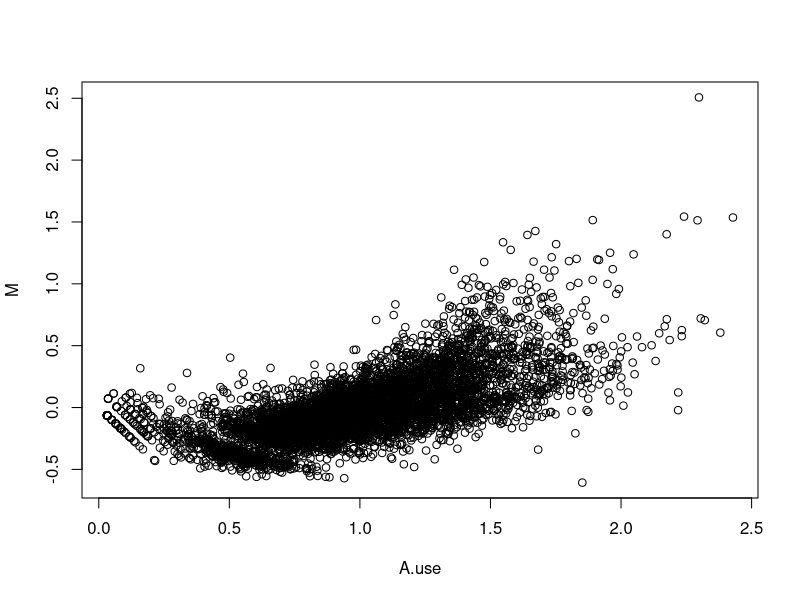
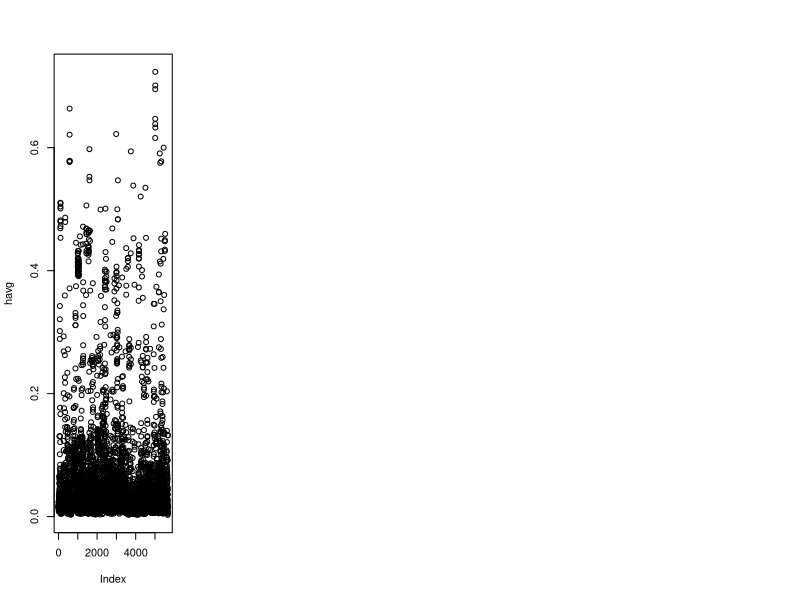

These charts were generated, in order, by the following R code: (Note: this script raises an error after producing the figures.)
##Starting of the coding
data=read.csv("NRAP_JGI_Species.dat")
###Data Preparation
####For Order
h.order=as.factor(data$Order)
Orders=levels(h.order)
head(Orders)
L=length(Orders)
mem1 = NULL
nameList1=NULL 
nameArr1=NULL 
for (k in 1:L){
	   id = Orders[k]
       mem1[[k]]=which(data$Order==id)
nameList1[[k]]=id
   nameArr1[[k]]=paste("order:",id)  
}


###For Family
h.family=as.factor(data$Family)
Families=levels(h.family)
head(Families)
M=length(Families)
mem2 = NULL
nameList2=NULL 
nameArr2=NULL 
for (d in 1:M){   
	   id1 = Families[d]
       mem2[[d]]=which(data$Family==id1)
nameList2[[d]]=id1
   nameArr2[[d]]=paste("family:", id1) 
          
     }


##Merging Two mem and Name List
nameList=NULL
mem=NULL
for(i in 1:length(mem1)){
mem[[i]]=mem1[[i]]
nameList[[i]]=nameList1[[i]]
for (j in 1:length(mem2)){
mem[[i+j]]=mem2[[j]]
nameList[[i+j]]=nameList2[[j]]}
}
print(nameList)
##Preparing xx data matrix
xx=data[,8:11]
#Normalization
xx$SAE3_00=log(xx[,1]+1)/mean(log(xx[,1]+1))
xx$SAE3_05=log(xx[,2]+1)/mean(log(xx[,2]+1))
xx$SAE3_23=log(xx[,3]+1)/mean(log(xx[,3]+1))
xx$SAE3_37=log(xx[,4]+1)/mean(log(xx[,4]+1))
head(xx)


#####Function
loglkhMVR <- function(b, nu){    # b is the parameter vector  
      m <- Nuse
	  s0s <- (b[1] + b[2]/(A.use - b[3]))^4
      out <- nu/2*sum(log(s0s*nu/2)) - m*lgamma(nu/2) - (2 + nu)*sumslog - nu/2*sum(s0s/sigmA^2)
      out
    }  

###sum(log(s0s*nu/2)) gives me INf.

bacid = rownames(data)
##Implimentation of Code to xx and mem
## start implementing "OM"
G=length(mem)
N=length(bacid)
nameArr=as.character(nameList)
n1=2
n2=2
set1 <- (1:n1)
   set2 <- (1+n1):(n1+n2) 
A.use <- rowMeans(xx)              
   in12 <- 1/n1 + 1/n2
   Nuse <- N
   ng = numeric(i+j) 
for (g in 1:G){
      ng[g] = length(mem[[g]])##Number of member in a mem.
   }

sd1 <- apply(xx[,set1],1,sd)
   sd2 <- apply(xx[,set2],1,sd)
S2x <- sd1^2  #@@@ another option here: try pooled variance estimates (Sx, jointly) ==> this will also help with n_B = 1   
	  S2y <- sd2^2       # @ @ @ @ @ @ 
 M <- rowMeans(xx[,set1]) - rowMeans(xx[,set2])  
 plot(A.use, M)  


 # initialize sample variances for each gene     
   sigmA <- rep(0.2, Nuse)
   tau <- 0.9            # st.dev. of the Delta = "jump" distribution
   
   MC <- 1000    # number of Monte Carlo runs. MC = 1000, nskip = 5  takes about 3 min to run. 
   nskip <- 5       ## >>   do not have highly correlated samples here? But need to average the results still, to get hgavg!
   burnin <- 100
   
   h <- rep(0,Nuse) 
   havg <- h                # how often the gene was in the "significant" portion
   hgavg = rep(0,G)
   pDE <- 0.1
   pDEg <- rep(0.1, G)
   alphap <- 1 
   betap <- 9         # beta prior parameters for pDE distribution
   df0.tau <- 10
   v0.tau <- 1          # inv-Xi-sq. prior for tau 
    s0sq <- 0.17^2; nu <- 3.5  	#  initial parameters for the hyper-distribution of sigmas
	b <- c(0.5, 1, 0)               # initialize MVR parameters b
	
	   jump.nu <- 0.1; jump.s0 <- 0.2    # parameters for Metropolis
	   jump.b0 <- 0.05;  jump.b1 <- 0.05; jump.b2 <- 0.05;
	acc.ctr0 <- 0; acc.ctr1 <- 0;  acc.ctr2 <- 0; acc.ctrnu <- 0;
   
   Sigmahist <- matrix(0, Nuse, MC)   # storing the MC results 
   s0hist <- rep(0,MC) 
   nuhist <- rep(0,MC) 
   pDEhist <- rep(0, MC);   pDEghist <- matrix(0,G,MC)
   tauhist <- rep(0, MC) 
   bhist <- matrix(0, length(b), MC) 
   
   prior.df <- 3;  prior.var <- 0.04   # for sigma distribution

for (mc in 1:MC){
   
     for (iskip in 1:nskip){
   
     # Gibbs step for h_k
	 
	  pDEvec <- rep(0,Nuse);   Nmem <- rep(0,Nuse) 	  
	  for (g in 1:G){
	    memg <- mem[[g]]            
	     pDEvec[memg] <- pDEvec[memg]  + pDEg[g]
		 Nmem[memg] <- Nmem[memg] + 1   		 # + one way to go about averaging
	  }	 
	  Nmem[pDEvec ==0] <- 1
	  pDEvec[pDEvec ==0] <- pDE     # all "unaffiliated" genes
	   pDEvec <- pDEvec/Nmem
	 
	  sigtau <- sqrt(sigmA^2*in12 + tau^2)
	  ph0 <- dnorm(M, 0 , sigmA*sqrt(in12))*(1-pDEvec)  + 1E-12
	  ph1 <- dnorm(M, 0 , sigtau)*pDEvec + 1E-12
	  p1post <- ph1/(ph0 + ph1)                    # a problem if both are 0
	  h <- (runif(Nuse) < p1post)
	   
	 # FCP for D_k
       Dvar <- 1/(1/in12/sigmA^2 + 1/tau^2)
       D <- h * rnorm(Nuse, M/in12/sigmA^2*Dvar, sqrt(Dvar)) 	 
	      # D = 0 if h = 0, D is the "jump size"
	   
	 # FCP for sigma 
        ssq <- S2x*(n1-1) +  S2y*(n2-1)  + (M-D)^2/in12 
		s0sq <- (b[1] + b[2]/(A.use - b[3]))^4
		sigmA <- sqrt((nu * s0sq + ssq)/rchisq(Nuse,(n1 + n2 - 1) + nu))
	   
# ** # FCP for pDE     			====>  a flaw here since not all genes are "unaffil."?
      alpha1 <- alphap + sum(h)
	  beta1 <- betap + sum(1-h)
	  pDE <- rbeta(1, alpha1, beta1)   # this is now the "baseline" pDE
	  
	 # FCP for pDEg			==========> can't improve?
	 
	 for (g in 1:G){
	    memg <- mem[[g]]         # ng[g] = length(memg)?
        if (ng[g] > 0){
		  alpha1 <- alphap + sum(h[memg])
	      beta1 <- betap + sum(1-h[memg])
	      pDEg[g] <- rbeta(1, alpha1, beta1) 
        } else {
 		 pDEg[g] <- pDE
		}
     }		 
	    
	 # FCP for tau (variance of Delta_i)
	  tau <- sqrt((sum(D^2) + v0.tau*df0.tau)/rchisq(1,sum(h) + df0.tau))
	   
	  # FCP for nu and s0sq, variance hyperparameters  

	 sumslog <- sum(log(sigmA))
	 lnb0 <- log(b[1])
     lnb1 <- log(b[2])
	 lnb2 <- log(- b[3])
	 lnnu <- log(nu)
     nu.prop  <- exp(lnnu + jump.nu*runif(1,-1,1) )
	 b0.prop  <- exp(lnb0 + jump.b0*runif(1,-1,1) )
	 b1.prop  <- exp(lnb1 + jump.b1*runif(1,-1,1) )
	 b2.prop  <-  - exp(lnb2 + jump.b2*runif(1,-1,1) )    # later, replace this 2 by a "thresh" or something 

	 
     # accept/reject for log(sigma_0^2) and log(nu)
	    b.prop <- c(b0.prop, b[2], b[3])
        acc.prob1 <- exp(min(0, loglkhMVR(b.prop,nu) - loglkhMVR(b,nu) ))
		if (runif(1) < acc.prob1){
		    b <- b.prop
			acc.ctr0 <- acc.ctr0 + 1
 	     }
	    b.prop <- c(b[1], b1.prop, b[3])
		acc.prob1 <- exp(min(0, loglkhMVR(b.prop,nu) - loglkhMVR(b,nu) ))
		if (runif(1) < acc.prob1){
		    b <- b.prop
			acc.ctr1 <- acc.ctr1 + 1
 	     }
		b.prop <- c(b[1], b[2], b2.prop)
		acc.prob1 <- exp(min(0, loglkhMVR(b.prop,nu) - loglkhMVR(b,nu) ))
		if (runif(1) < acc.prob1){
		    b <- b.prop
			acc.ctr2 <- acc.ctr2 + 1
 	     }
				
		acc.prob2 <- exp(min(0, loglkhMVR (b,nu.prop) - loglkhMVR (b,nu) ))
		if (runif(1) < acc.prob2){
		    nu <- nu.prop
			acc.ctrnu <- acc.ctrnu + 1
 	     } 
	  if (mc > burnin){	
        havg <- havg + h/((MC-burnin)*nskip) 	
        hgavg = hgavg + (pDEg > pDE)/((MC-burnin)*nskip) 		
	  }	
	 } # end skip  
	   
	 # output bloc

	 pDEhist[mc] <- pDE
	 pDEghist[,mc] <- pDEg - pDE    # recording the difference, to get a q-value 
	 tauhist[mc] <- tau
	 Sigmahist[,mc] <- sigmA
	 #s0hist[mc] <- sqrt(s0sq)
	 bhist[,mc] <- b
	 nuhist[mc] <- nu
	 
   }  # end of Gibbs
 par(mfrow=c(1,4))
  plot(havg)

   
  acc.f1 <- acc.ctr1/(MC*nskip);     acc.f2 <- acc.ctr2/(MC*nskip);
	acc.f0 <- acc.ctr0/(MC*nskip);    acc.nu <- acc.ctrnu/(MC*nskip) 
		c(acc.f0, acc.f1, acc.f2, acc.nu)

 if (0==1){		
	windows(12,7)
	par(mfrow=c(1,2))
	plot(s0hist, type="l") 
    plot(nuhist, type="l") 
	
	windows(12,7); 	par(mfrow=c(1,2))
	plot(pDEhist, type="l") 
    plot(tauhist, type="l") 
 }	
  
if (0==1){	  qval = 1 - havg
	 	#qval <- matrix(0,N,1) 
 		#qval[g.use] <- 1 - havg     #> for the filtering version: adjust them so that the filtered-out genes get q-value of 1
		#qval[!g.use] <- 1                    		
		
		logq <- -log10(qval + 1E-6)	
	
  th <- seq((min(qval)+1e-11)*1.001, max(qval)*0.999, 0.01)      
          #  use the same th as for edgeR
nth <- length(th)
SelOM <- numeric(nth); FdOM <- numeric(nth)

for (i in 1:nth){
  rej <- (qval < th[i])   # the number of "Selected" (rejected) genes
  XX <- table(rej, de.list) 
  SelOM[i] <- sum(XX[2,]) 
  FdOM[i] <- XX[2,1]
}  
}


print(proc.time() - ptm)

# -----------------------------------------------------------
# Producing plots for all the methods 
#windows(8,6); 



if (0==1){                             # turn these off for now
plot(SelOM,FdOM+0.001,log="y")
  title(paste("Run no.",irep))
  lines(SelERT,FdERT+0.001, col="blue")
  lines(SelDE2,FdDE2+0.001, col="green")

SelOM.all <- c(SelOM.all, SelOM); SelERT.all <- c(SelERT.all, SelERT);  SelDE2.all <- c(SelDE2.all, SelDE2) 
FdOM.all <- c(FdOM.all, FdOM); FdERT.all <- c(FdERT.all, FdERT);  FdDE2.all <- c(FdDE2.all, FdDE2) 
qvalOM <- c(qvalOM, qval)    

sOM <- smooth.spline(FdOM.all, SelOM.all, df=50)   
ycOM <- c(seq(0.01,1,0.01), seq(1,N,10))
xcOM <- predict(sOM, ycOM)$y

sERT <- smooth.spline(FdERT.all, SelERT.all, df=50)   
ycERT <- c(seq(0.01,1,0.01), seq(1,N,10))
xcERT <- predict(sERT, ycERT)$y

sDE2 <- smooth.spline(FdDE2.all, SelDE2.all, df=50)   
ycDE2 <- c(seq(0.01,1,0.01), seq(1,N,10))
xcDE2 <- predict(sDE2, ycDE2)$y


plot(SelOM.all,FdOM.all+0.001,log="yx",col="grey70", xlab="All positives", ylab = "False Positives")
 lines(xcOM, ycOM, lwd=2, col = "red")
 lines(xcERT, ycERT, lwd=2, col = "blue", lty = 2)
  lines(xcDE2, ycDE2, lwd=2, col = "magenta", lty=3)
   legend(200,1,c("OM", "deSeq2","edgeR"), col=c("red", "blue", "magenta"), lty = c(1,2,3), lwd=2)
   

  runId <- "run1nb-b"
  write.csv(round(qvalOM,6),paste("qvalOM",runId,".csv",sep=""), row.names = FALSE)
  write.csv(round(qvalERT,6),paste("qvalERT",runId,".csv",sep=""), row.names = FALSE)
   write.csv(round(qvalDE2,6),paste("qvalBS",runId,".csv",sep=""), row.names = FALSE)
  }
  
 #points(Sel.all,Fd.all+0.001, col="yellow")

 meanPDEg <- apply(pDEghist,1, mean)
 qvalG <- 1 - apply((pDEghist >0),1, mean)    ## >> redo this based on hgavg
 plot(qvalG)
  
	
	# checking how "real" the FDR is 

qvFDR <- function(qval){	
   # th <- seq((min(qval)+1e-11)*1.001, max(qval)*0.999, 0.01)      
          #  use the same th as for edgeR
	nth <- length(th)
	Sel <- numeric(nth); Fd <- numeric(nth)
	FDR <- Fd;   recal <- Fd

	for (i in 1:nth){
	  rej <- (qval < th[i])   # the number of "Selected" (rejected) genes
	  rej <- c(rej,TRUE)             # to ensure no blank row in XX table
		de.list1 <- c(de.all,1)
	  XX <- table(rej, de.list1) 	
	  Sel[i] <- sum(XX[2,]) - 1 
	  Fd[i] <- XX[2,1]
	  recal[i] <- mean(qval[qval < th[i]])  
  	  # sum over all q-values smaller than threshold: "integrated OM". Does not work that well: may underestimate FDR. 
	}  
	 FDR <- Fd/(Sel+0.001)
	 func <- NULL
	 func$FDR <- FDR
	 func$rec <- recal
    return(func)
  }	
 
 th <- seq(0.0005,0.5,0.001)
 de.all <- rep(de.list, Nrep)   
 
 if (0==1){
  FDom <- qvFDR(qvalOM)
  FDRom <- FDom$FDR
 windows(5,5);   par(mar=rep(3,4))
 plot(th, FDRom, xlab="nominal", ylab="actual", col="red", asp=1, xlim=c(0,0.1), ylim=c(0,0.2))
 
   plot(th, FDRom, xlab="nominal", ylab="actual", col="red", asp=1, xlim=c(0,0.5), ylim=c(0,0.5))
    lines(c(0,1),c(0,1))
	points(th, qvFDR(qvalDE2)$FDR,  col="green",pch=16, cex=0.5)
 	points(th, qvFDR(qvalERT)$FDR,  col="blue",pch=16, cex=0.5)
	points(FDom$rec, FDRom, col="magenta", pch=6, cex=0.5)     # plots recalibrated q-values
 }
 ## recalculating the q-values 
 
                
  ## 32 bit: 166 sec/rep,  64 bit: 245 sec/rep ?? 

  # 	c(acc.f0, acc.f1, acc.f2, acc.nu)
  
  ## results for ALL dataset
  
    # sigG = which(qvalG < 0.05)
	
	plot(qvalG, 1 -hgavg)   
   sigG = which(1 - hgavg < 0.05)		
   nameArr[sigG]
	withORA = intersect(nameArr[sigG], set1)   # the list has 49 genesets in common!
	

   






